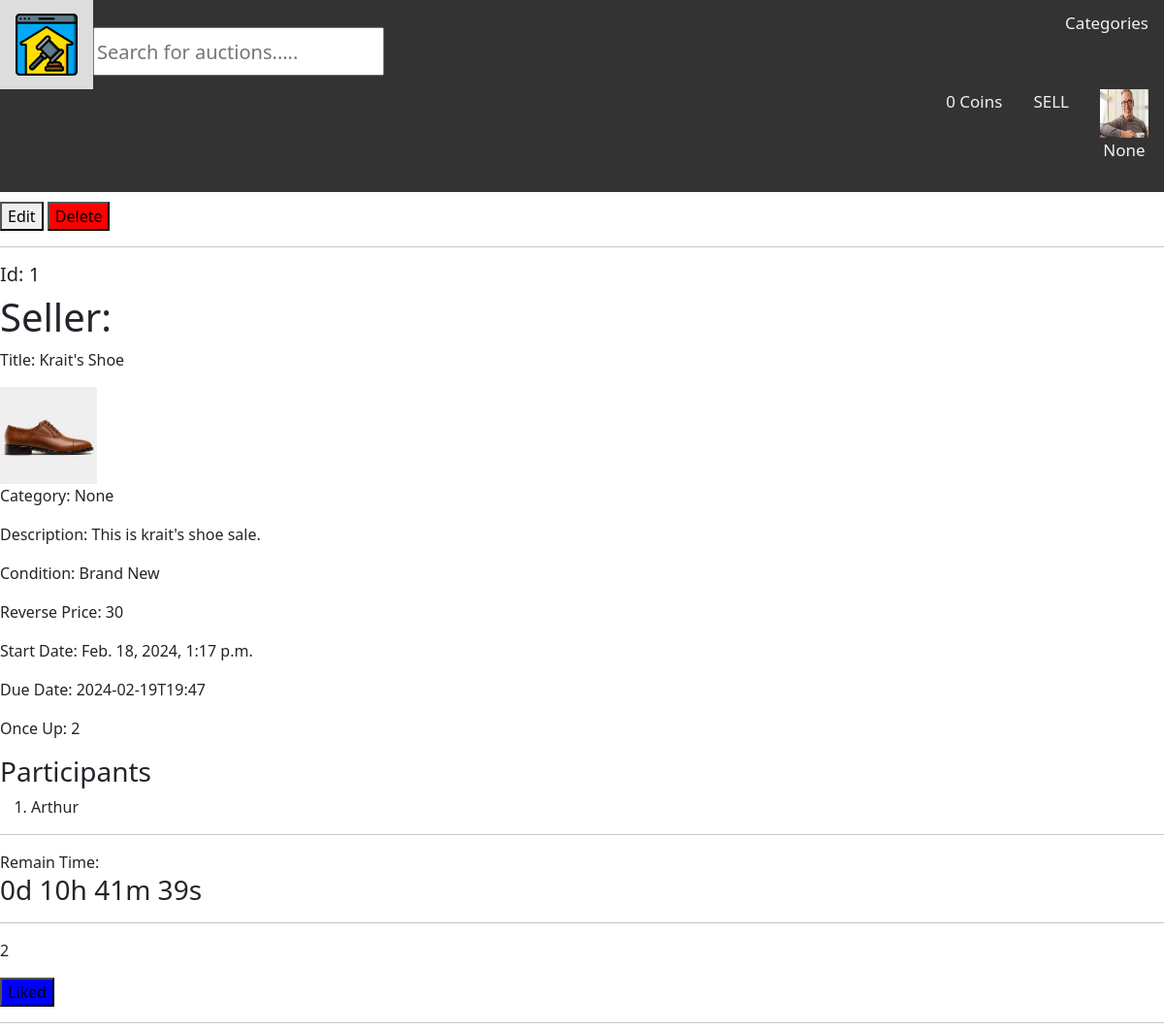
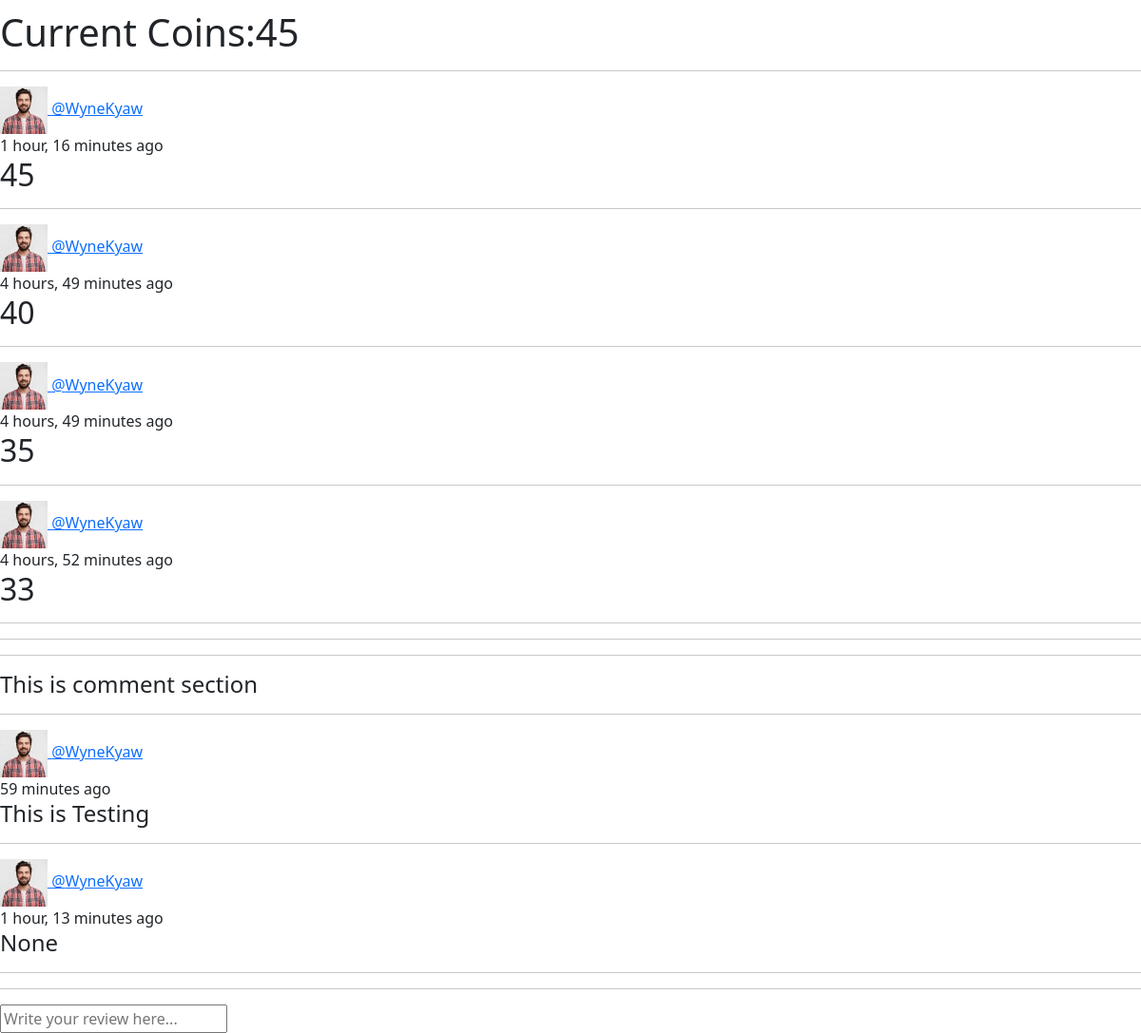
Page /item_detail/1 (signed in) on the committed database (2 pictures, top to bottom).
### app_reg_login/models.py (models this page shows, shortened)
class User(AbstractUser):
    name = models.CharField(max_length=200, null=True)
    email = models.EmailField(unique=True, null=True)
    phone = models.CharField(max_length=20)
    address = models.CharField(max_length=500, null=True)
    nrc_no = models.CharField(max_length=150, null=True)
    registered_date = models.DateTimeField(auto_now_add=True)
    avatar = models.ImageField(null=True, default="avatar.svg")
    coin_amount = models.IntegerField(default=0)
    USERNAME_FIELD = 'email'
    REQUIRED_FIELDS = ['username']

class Item(models.Model):
    seller = models.ForeignKey(User, on_delete=models.SET_NULL, null=True)
    participants = models.ManyToManyField(User, related_name='participants', blank=True)
    liked_users = models.ManyToManyField(User, related_name='liked_users', blank=True)
    like_count = models.IntegerField(default=0)
    category = models.CharField(max_length=100, null=True)
    title = models.CharField(max_length=100, null=False)
    description = models.TextField(null=True, blank=True)
    number_of_items = models.IntegerField(default=1, null=True)
    estimated_era = models.CharField(max_length=20, null=True)
    country_of_origin = models.CharField(max_length=50, null=True)
    item_condition = models.CharField(max_length=100, null=True, blank=False)
    reverse_price = models.IntegerField(null=False)
    once_up = models.IntegerField(null=False, default=0)
    sell_price = models.IntegerField(null=True, default=0)
    post_date = models.DateTimeField(auto_now_add=True)
    due_date = models.CharField(max_length=100, null=True)
    winner = models.CharField(max_length=50, null=True)
    class Meta:
        ordering = ['-post_date']

class ImageTable(models.Model):
    item = models.ForeignKey(Item, on_delete=models.CASCADE)
    image_url = models.ImageField(upload_to='images/', null=False)

class Bids(models.Model):
    bidder = models.ForeignKey(User, on_delete=models.CASCADE)
    item = models.ForeignKey(Item, on_delete=models.CASCADE)
    amount = models.IntegerField(null=False)
    created = models.DateTimeField(auto_now_add=True)
    class Meta:
        ordering = ['-created']

class Comment(models.Model):
    user = models.ForeignKey(User, on_delete=models.CASCADE, null=True)
    item = models.ForeignKey(Item, on_delete=models.CASCADE, null=True)
    text = models.CharField(max_length=500, null=True)
    created_at = models.DateTimeField(auto_now_add=True)
    parent_comment = models.ForeignKey('self', on_delete=models.CASCADE, null=True, blank=True, related_name='replies')
    class Meta:
        ordering = ['-created_at']

### app_reg_login/views.py (the view, shortened to what this page needs)
# urls.py: path('item_detail/<str:pk>', views.item_detail, name="item_detail"),
def item_detail(request, pk):
    item = Item.objects.get(id=pk)
    images = ImageTable.objects.filter(item=item)
    item_bids = item.bids_set.all()
    participants = item.participants.all()
    comments = item.comment_set.all()
    print("167 Auctioneers:", participants, type(participants))
    if item.sell_price == 0:
        item.sell_price = item.reverse_price
    else:
        related_bids_querySet = Bids.objects.filter(item=item)
        sell_price = related_bids_querySet[0].amount
        for bid in related_bids_querySet:
            if bid.amount > sell_price:
                sell_price = bid.amount
        item.sell_price = sell_price
        item.save()
        print("217 This is new sell price:", item.sell_price)
    context = {'item': item, 'images': images, 'bids': item_bids, 'participants': participants, 'comments': comments}
    return render(request, 'app_reg_login/item_details.html', context)

### app_reg_login/templates/app_reg_login/item_details.html (shortened to what this page needs)
{% extends 'base.html' %}
{% block content %}
    {% if request.user == item.seller %}
    	<a href="{% url 'item_edit' item.id %}"><button>Edit</button></a>
    	<a href="{% url 'item_delete' item.id %}"><button style="background-color: red">Delete</button></a>
        <hr>
    {% endif %}
    <h5>Id: {{ item.id }}</h5>
    <h1>Seller: {{ item.seller.username }}</h1>
    <p>Title: {{ item.title }}</p>
    {% for image in images %}
        <img src="{{ image.image_url.url }}" style="width: 100px; height: 100px">
    {% endfor %}
    <p>Category: {{ item.category }}</p>
    <p>Description: {{ item.description }}</p>
    <p>Condition: {{ item.item_condition }}</p>
    <p>Reverse Price: {{ item.reverse_price }}</p>
    <p>Start Date: {{ item.post_date }}</p>
    <p>Due Date: {{ item.due_date }}</p>
    <p>Once Up: {{ item.once_up }}</p>
    <h3>Participants</h3>
    <ol>
        {% for participant in participants %}
            <li>{{ participant.name }}</li>
        {% endfor %}
    </ol>
    <hr>
    Remain Time: <h3><p id="countdown"></p></h3>
    <hr>
    <p>{{ item.like_count }}</p>
    <form method="POST" action="{% url 'like_item' item.id 'detail' %}">
        {% if user in item.liked_users.all %}
        <button style="background-color:blue">Liked</button>
        {% else %}
        <button style="background-color:red">Like</button>
        {% endif %}
    </form>
    <hr>
    <h1>Current Coins:{{ item.sell_price }}</h1>
    <hr>
    {% for bid in bids %}
        <a href="{% url 'profile' bid.bidder.id %}">
            <img src="{{ bid.bidder.avatar.url }}" style="width: 50px; height: 50px">
            <span>@{{ bid.bidder.username }}</span>
        </a><br>
        <span>{{ bid.created|timesince }} ago</span><br>
        <h2>{{ bid.amount }}</h2>
        <hr>
    {% endfor %}
    <hr>
    <hr>
    <h4>This is comment section</h4>
    <hr>
    {% for comment in comments %}
        <a href="{% url 'profile' comment.user.id %}">
            <img src="{{ comment.user.avatar.url }}" style="width: 50px; height: 50px">
            <span>@{{ comment.user.username }}</span>
        </a><br>
        <span>{{ comment.created_at|timesince }} ago</span><br>
        <h4>{{ comment.text }}</h4>
        <hr>
    {% endfor %}
    <hr>
    <form method="POST" action="{% url 'comment_section' item.id %}">
        <input type="text" name="comment_text" placeholder="Write your review here...">
    </form>
{% endblock %}

### templates/navbar.html (shortened to what this page needs)
{% load static %}
    <head>
        <div class="topnav">
            <a id='home_logo' href="{% url 'home' %}">
                <img src="{% static 'images/auction_logo1.png' %}"/>
            </a>
            <h3><a href="categories.html" >Categories</a></h3>
            <form action="{% url 'search_item' %}">
                <input name='sItem' style="height: 50px; width: 300px; font-size: 20px; margin-top: 20px" placeholder="Search for auctions..... ">
            </form>
            {% if request.user.is_authenticated %}
                <a href="{% url 'profile' request.user.id %}">
                    <img width="50px" height="50px" src="{{ request.user.avatar.url }}"/>
                    <p>{{ request.user.name }}</p>
                </a>
                <a href="{% url 'sell' %}">
                    <p>SELL</p>
                </a>
                <a href="{% url 'buying_coin' %}">
                    <p>{{ request.user.coin_amount }} Coins</p>
                </a>
            {% else %}
                <a href="{% url 'login' %}">
                    <img src="{% static 'images/avatar.svg' %}"/>
                    <p>login</p>
                </a>
            {% endif %}
        </div>
    </head>

### templates/navbar.html (style rules this page uses)
.topnav { background-color: #333; overflow: hidden; margin-bottom: 10px; }
#home_logo { float: left; }
.topnav a { float: right; color: #f2f2f2; text-align: center; padding: 14px 16px; text-decoration: none; font-size: 17px; align-self: center; }

### rows in the picture
User: user.avatar (picture), user.name "None", user.coin_amount "0"
Item: id "1", title "Krait's Shoe", category "None", description "This is krait's shoe sale.", item_condition "Brand New", reverse_price "30", post_date "Feb. 18, 2024, 1:17 p.m.", due_date "2024-02-19T19:47", once_up "2", like_count "2", sell_price "45"
ImageTable: image_url (picture)
User: name "Arthur"
Bids: bidder.avatar (picture), bidder.username "WyneKyaw", created "1 hour, 16 minutes", amount "45"
Bids: bidder.avatar (picture), bidder.username "WyneKyaw", created "4 hours, 49 minutes", amount "40"
Bids: bidder.avatar (picture), bidder.username "WyneKyaw", created "4 hours, 49 minutes", amount "35"
Bids: bidder.avatar (picture), bidder.username "WyneKyaw", created "4 hours, 52 minutes", amount "33"
Comment: user.avatar (picture), user.username "WyneKyaw", created_at "59 minutes", text "This is Testing"
Comment: user.avatar (picture), user.username "WyneKyaw", created_at "1 hour, 13 minutes", text "None"
